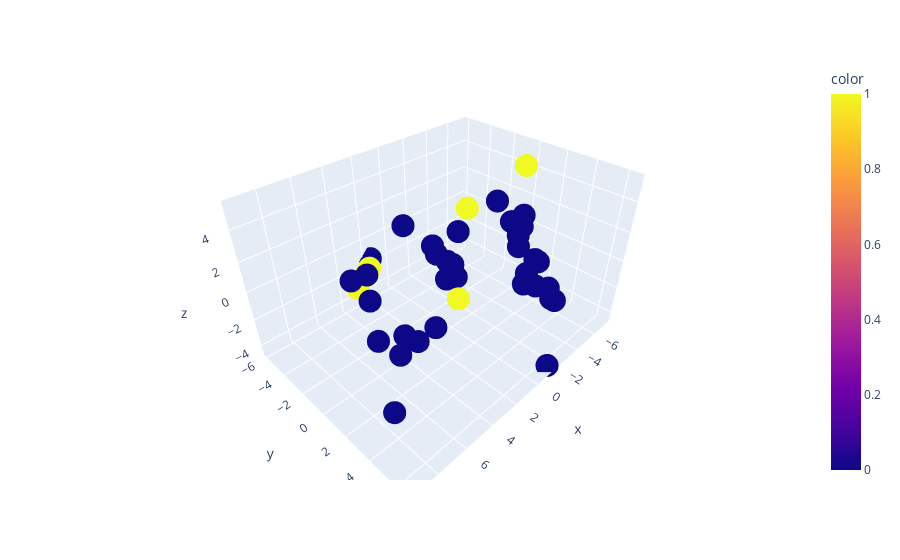

Notebook source saved alongside this figure:
### Code cell
px.scatter_3d(x=x_testdf.iloc[:,0],y=x_testdf.iloc[:,1],z=x_testdf.iloc[:,2], color= y_pred)

### Figure 1 — Plotly figure (JSON) as saved in the notebook; plotly's stock layout.template omitted (floating-point values rounded to 4 significant figures)
{"data": [{"hovertemplate": "x=%{x}<br>y=%{y}<br>z=%{z}<br>color=%{marker.color}<extra></extra>", "legendgroup": "", "marker": {"color": [1, 0, 0, 0, 0, 1, 0, 0, 0, 0, 0, 0, 0, 0, 0, 1, 0, 0, 1, 0, 0, 0, 0, 0, 0, 0, 0, 0, 0, 0, 0, 0, 0, 0, 1, 0, 1, 0, 0, 0], "coloraxis": "coloraxis", "symbol": "circle"}, "mode": "markers", "name": "", "scene": "scene", "showlegend": false, "type": "scatter3d", "x": [-4.744, -1.323, 2.785, -6.513, 6.808, 2.568, -0.4116, -0.06852, 1.72, 4.695, 3.168, 5.872, 5.73, -5.198, 1.663, -3.07, -5.734, -4.91, 3.52, -6.291, -5.534, -4.459, -6.762, 2.778, 0.7683, -3.477, -7.219, 6.072, 2.883, 1.637, 9.337, 5.868, -3.296, -1.438, 2.029, -5.135, 4.06, -6.105, 4.261, -7.006], "y": [1.22, 6.493, 2.916, 1.427, 3.094, -5.558, -2.152, 0.3192, 1.241, 3.382, -4.343, -0.3596, 3.182, 2.541, -5.939, -1.734, 3.215, 1.292, -4.974, 1.029, 3.917, 1.554, -0.1882, 2.227, -3.479, 3.647, -1.308, 2.599, 2.763, 0.3094, 5.617, 0.02403, 2.887, 5.986, -5.613, 0.9363, 4.285, 0.1644, -4.484, -2.493], "z": [5.354, -4.493, 2.189, -1.894, -0.3399, -2.274, 0.3306, 2.549, 1.826, 0.2922, -1.191, 0.5306, -0.09735, -0.9079, -1.438, 2.107, -2.928, 2.079, -2.391, -3.145, -3.469, 1.572, -1.71, 1.704, 1.712, -1.326, -0.358, 0.1304, 2.93, 1.82, -0.1955, -2.092, -1.485, 0.1669, -1.868, 0.8791, 2.277, -0.3623, -1.15, 0.8826]}], "layout": {"coloraxis": {"colorbar": {"title": {"text": "color"}}, "colorscale": [[0, "#0d0887"], [0.1111, "#46039f"], [0.2222, "#7201a8"], [0.3333, "#9c179e"], [0.4444, "#bd3786"], [0.5556, "#d8576b"], [0.6667, "#ed7953"], [0.7778, "#fb9f3a"], [0.8889, "#fdca26"], [1, "#f0f921"]]}, "legend": {"tracegroupgap": 0}, "margin": {"t": 60}, "scene": {"domain": {"x": [0, 1], "y": [0, 1]}, "xaxis": {"title": {"text": "x"}}, "yaxis": {"title": {"text": "y"}}, "zaxis": {"title": {"text": "z"}}}}}
